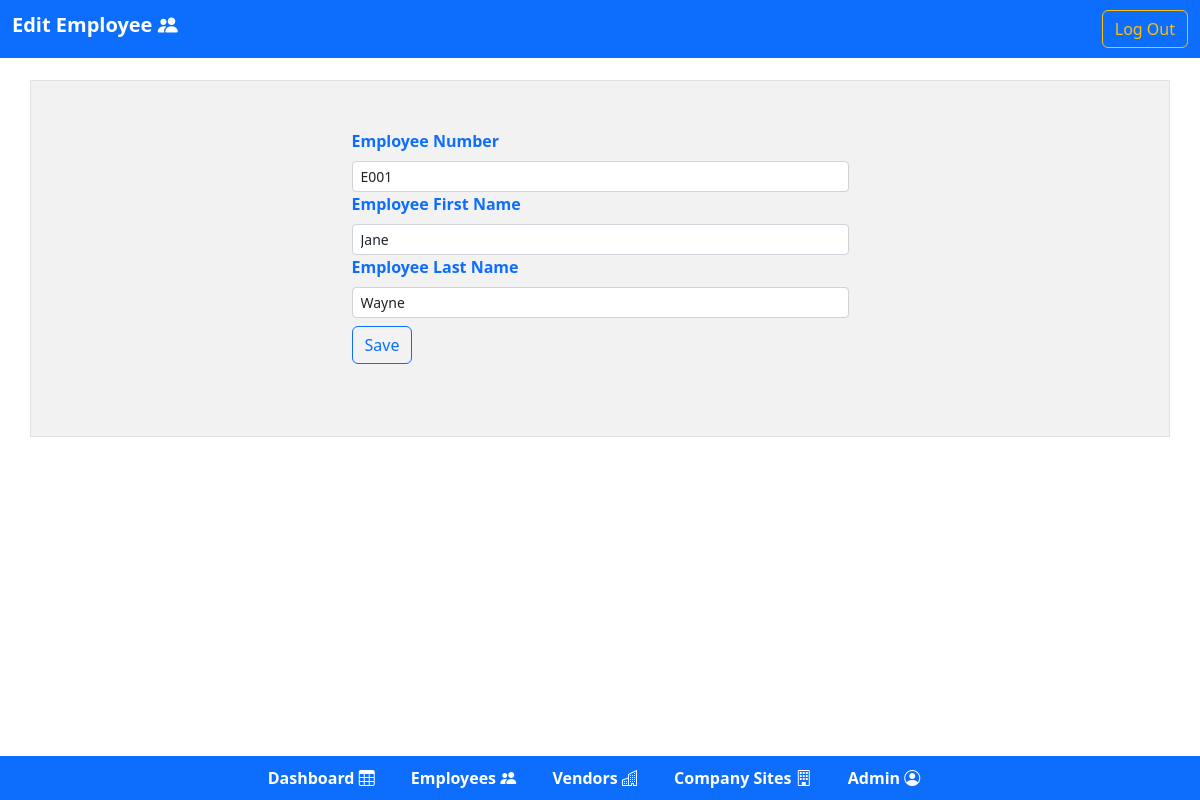
Screenshot of /forms/update_employees.php?id=8 (signed in) with the database file from the repository.
### tables this page shows
CREATE TABLE `employees` (
  `e_id` int NOT NULL AUTO_INCREMENT,
  `e_firstname` varchar(45) NOT NULL,
  `e_last_name` varchar(45) NOT NULL,
  `e_emp_number` varchar(15) NOT NULL,
  PRIMARY KEY (`e_id`),
  UNIQUE KEY `e_id_UNIQUE` (`e_id`)
);

### forms/update_employees.php (the view, shortened to what this page needs)
<?php
require_once('../include/Db.php');
$emp_firstname = $emp_lastname =$emp_number="";
if(isset($_POST["btnsubmit"])&&!empty($_GET['id']))
{
        if(preg_match('/^[a-zA-Z0-9]+$/',$_POST['empnumber'])&& preg_match('/^[a-z A-Z]+$/',$_POST['empfirstname'])&& preg_match('/^[a-z A-Z]+$/', $_POST['emplastname']))
        {
                    $sql = "UPDATE assets_management_db.employees SET e_firstname=?, e_last_name=?,e_emp_number=? WHERE e_id=?";
            if($stmt = mysqli_prepare($mysqlconnect, $sql))
            {
                    mysqli_stmt_bind_param($stmt, "sssi", $param_emp_firstname,$param_emp_lastname,$param_emp_number,$param_emp_id);
                    $param_emp_firstname = $_POST["empfirstname"];
                    $param_emp_lastname = $_POST["emplastname"];
                    $param_emp_number = $_POST["empnumber"];
                    $param_emp_id = $_POST['id'];
                if (mysqli_stmt_execute($stmt))
                {
                    $success = "Saved ";
                    $_SESSION['savedbootstrapclass'] = "text-success";
                    $_SESSION['savedstatus'] = $success;
                    header("location:../pages/employees.php");
                    exit();
                }
                else
                {
                    echo "Oops! Something went wrong. Please try again later.";
                }
                    mysqli_stmt_close($stmt);
            }
            else
            {
                    echo "Error Occurred contact the Developer";
            }
        }
        else
        {
                    $error =  "Please Enter Correct Details.".'</br>'."No Characters and Underscores Allowed.".'</br>'."No Blanks Allowed.";
                    $_SESSION['errorstatus'] = $error;
                    $_SESSION['bootstrapclass'] = "text-danger";
                    $id = $_GET['id'];
                    header("location:../forms/update_employees.php?id=$id");
                    exit();
        }
}
elseif(empty($_GET['id']))
{
                    header("location:../pages/employees.php");
                    exit();
}
else
{
                    if(isset($_GET["id"]) && !empty(trim($_GET["id"]))){
                        $sql = "SELECT * FROM assets_management_db.employees WHERE e_id = ?";
                        if($stmt = mysqli_prepare($mysqlconnect, $sql))
                        {
                            mysqli_stmt_bind_param($stmt, "i", $param_id);
                            if(mysqli_stmt_execute($stmt)){
                                $result = mysqli_stmt_get_result($stmt);
                                if(mysqli_num_rows($result) == 1){
                                    $row = mysqli_fetch_array($result, MYSQLI_ASSOC);
                                    $emp_firstname = $row["e_firstname"];
                                    $emp_lastname = $row["e_last_name"];
                                    $emp_number = $row["e_emp_number"];
                                } else{
                                }
                            } else{
                                echo "Oops! Something went wrong. Please try again later.";
                            }
                        }
                    }  else{
                    }
}
?>
<!DOCTYPE html>
<html lang="en">
<head>
    <link href="https://cdn.jsdelivr.net/npm/bootstrap@5.0.2/dist/css/bootstrap.min.css" rel="stylesheet">
    <link href="https://cdn.jsdelivr.net/npm/bootstrap@5.0.2/dist/css/bootstrap.min.css" rel="stylesheet" />
    <link rel="stylesheet" href="https://cdn.jsdelivr.net/npm/bootstrap-icons@1.10.3/font/bootstrap-icons.css">
    <link rel="stylesheet" href="https://cdnjs.cloudflare.com/ajax/libs/twitter-bootstrap/5.2.0/css/bootstrap.min.css">
    <link rel="stylesheet" href="https://cdn.datatables.net/1.13.4/css/dataTables.bootstrap5.min.css">
    <link rel="stylesheet" type="text/css" href="../stylesheets/styles.css" />
</head>
<body>
<div class="m-0 py-3">
    <nav class="navbar navbar-expand-lg navbar-light bg-primary fixed-top">
        <div class="container-fluid">
          <h1 class="navbar-brand text-white fw-bold ">Edit Employee <i class="bi bi-people-fill"></i></h1>
            <div class="collapse navbar-collapse" id="navbarCollapse">
                <div class="navbar-nav ms-auto">
                    <a href="../Authorization/logout.php" class="btn btn-outline-warning">Log Out</a>
                </div>
            </div>
        </div>
    </nav>
</div>
<div class="container py-5 mt-5 d-flex justify-content-center border " style="background-color : #f2f2f2">
    <div class="container">
                <form action="<?php echo htmlspecialchars(basename($_SERVER['REQUEST_URI'])); ?>" method="post">
                    <div class="container w-50">
                            <div class="container">
                                <label for="emplyeenumber" class="form-label text-primary fw-bold">Employee Number</label>
                                <input type="text" class="form-control form-control-sm" name="empnumber" placeholder="E100" value="<?php  echo $emp_number; ?>">
                            </div>
                            <div class="container">
                                <label for="firstname" class="form-label text-primary fw-bold">Employee First Name</label>
                                <input type="text" class="form-control form-control-sm" name="empfirstname" placeholder="Jane" value="<?php  echo $emp_firstname ; ?>">
                            </div>
                            <div class="container">
                                <label for="lastname" class="form-label text-primary fw-bold">Employee Last Name</label>
                                <input type="text" class="form-control form-control-sm" name="emplastname" placeholder="Doe" value="<?php  echo $emp_lastname; ?>">
                            </div>
                            <div class="container mb-3 py-2">
                                <button type="submit" name="btnsubmit" class="btn btn-outline-primary">Save </button>
                            </div>
                    </div>
                </form>
    </div>
</div>
<div class="fixed-footer bg-primary ">
    <div id="flex-container" class="container navbar-nav bg-primary  ">
            <nav>
                <a class="text-white fw-bold m-3" href="../pages/dashboard.php">Dashboard <i class="bi bi-table"></i></a>
                <a class="text-white fw-bold m-3" href="../pages/employees.php">Employees <i class="bi bi-people-fill"></i></a>
                <a class="text-white fw-bold m-3" href="../pages/vendors.php">Vendors <i class="bi bi-buildings"></i></a>
                <a class="text-white fw-bold m-3" href="../pages/companysites.php">Company Sites <i class="bi bi-building"></i></a>
                <a class="text-white fw-bold m-3" href="../pages/admin.php">Admin <i class="bi bi-person-circle"></i></a>
            </nav>
      	</div>
    </div>
</body>
</html>

### stylesheets/styles.css (style rules this page uses)
.fixed-footer { width: 100%; position: fixed; padding: 10px 0px; color: #fff; }
.fixed-footer { bottom: 0; }
#flex-container { display: flex; justify-content: center; align-items: center; }
a:link { text-decoration: none; }

### rows the page displays
employees: empnumber "E001", empfirstname "Jane", emplastname "Wayne"
